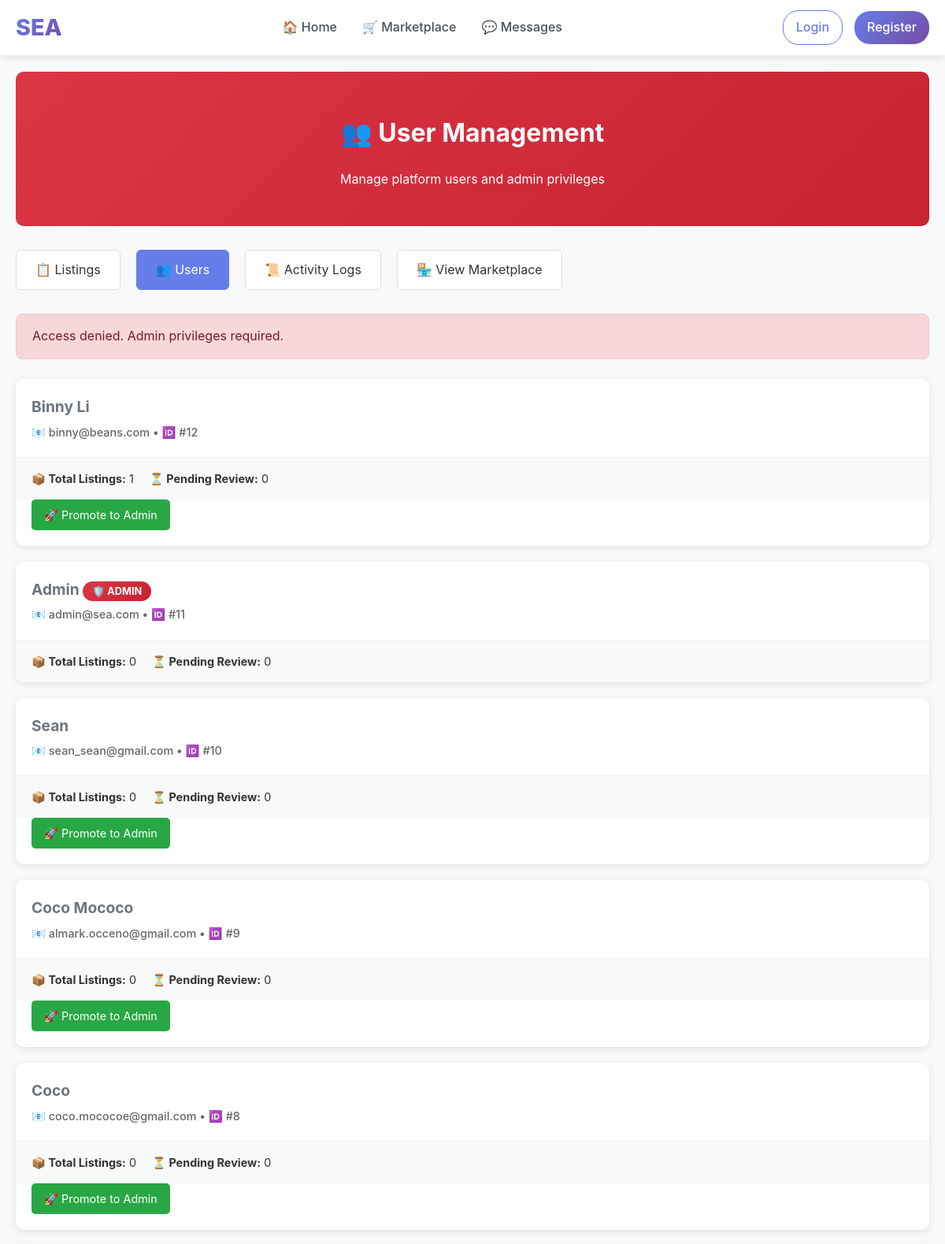
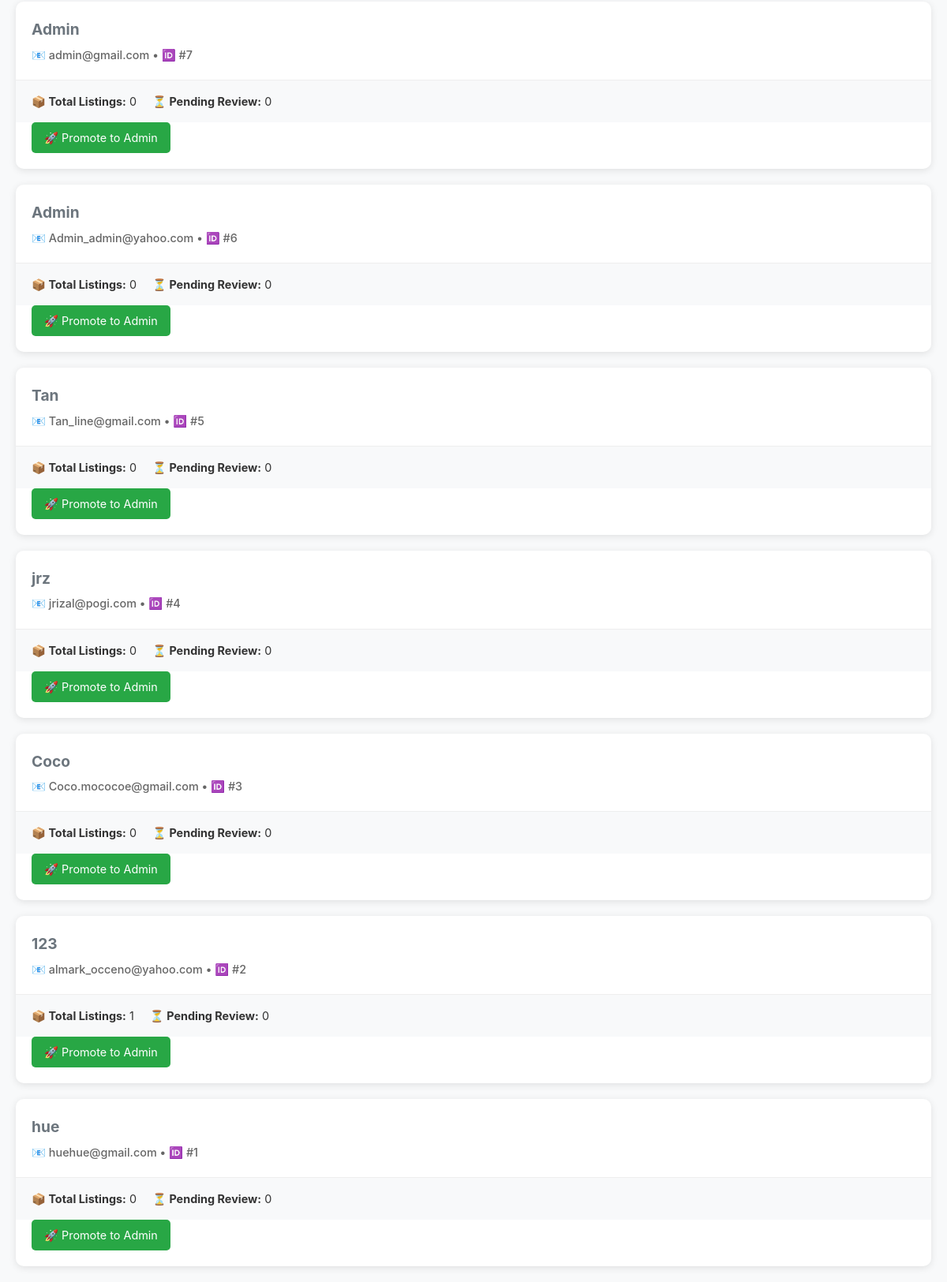
Before: /admin/users with the older database file (2 pictures, top to bottom).
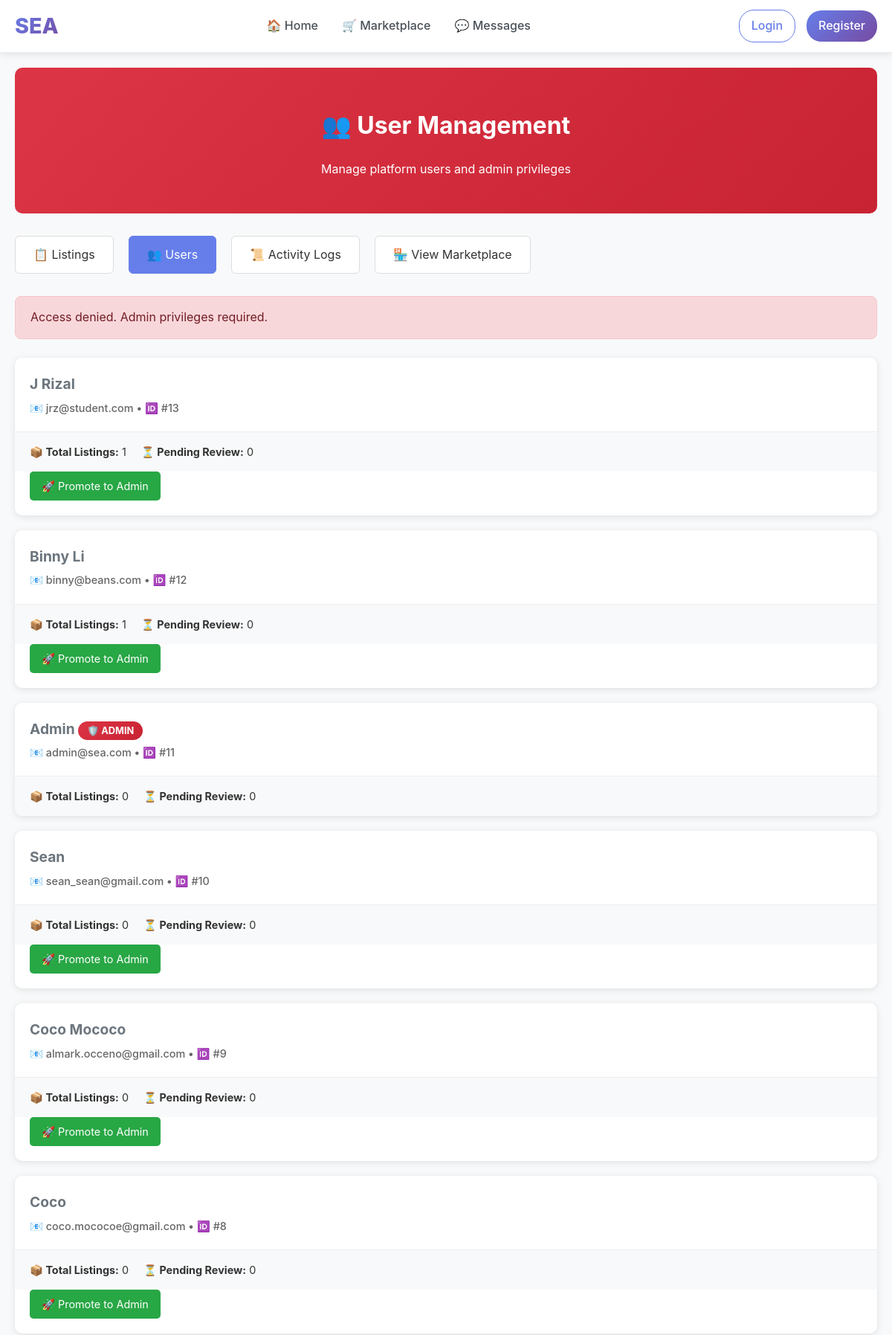
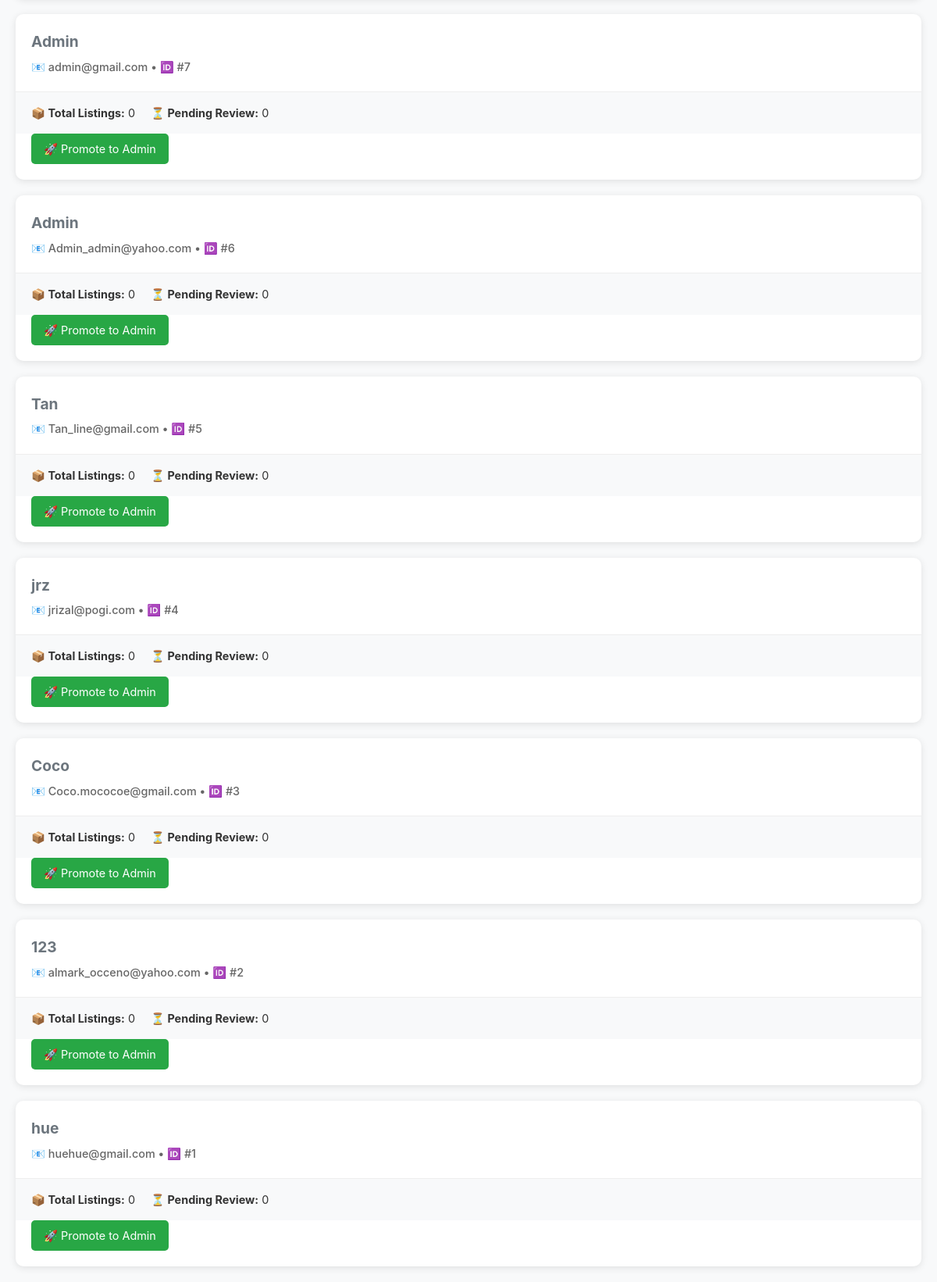
After: the same page with the newer database file (2 pictures, top to bottom).
### tables this page shows
CREATE TABLE students (
        student_id INTEGER PRIMARY KEY AUTOINCREMENT,
        name TEXT NOT NULL,
        email TEXT UNIQUE NOT NULL,
        password TEXT NOT NULL,
        org TEXT
    , is_admin INTEGER DEFAULT 0);

### app.py (the view)
@app.route('/admin/users')
def admin_users():
    if not require_admin():
        return redirect(url_for('home'))
    conn = get_db_connection()
    cur = conn.cursor()
    cur.execute("""
        SELECT s.*,
               COUNT(i.item_id) as item_count,
               COUNT(CASE WHEN i.moderation_status = 'pending' THEN 1 END) as pending_items
        FROM students s
        LEFT JOIN items i ON s.student_id = i.student_id
        GROUP BY s.student_id
        ORDER BY s.student_id DESC
    """)
    users = [dict(row) for row in cur.fetchall()]
    conn.close()
    return render_template('admin/users.html', users=users)

### app.py (called while the page is built, shortened)
def get_db_connection():
    db_path = os.path.join(BASE_DIR, 'database', 'marketplace.db')
    conn = sqlite3.connect(db_path, timeout=30.0)
    conn.row_factory = sqlite3.Row
    conn.execute('PRAGMA journal_mode=WAL;')
    return conn

def require_login():
    if 'user_id' not in session:
        return False

@app.context_processor
def inject_csrf_token():
    return dict(csrf_token=generate_csrf_token)

@app.context_processor
def inject_admin_status():
    return dict(is_admin_user=is_admin())

def is_admin():
    if not require_login():
        return False

def require_admin():
    if not is_admin():
        flash("Access denied. Admin privileges required.", "error")
        return redirect(url_for('home'))
    return True

### templates/admin/users.html (shortened to what this page needs)
{% extends "base.html" %}
{% block content %}
<div class="admin-page">
  <div class="admin-header">
    <h1>👥 User Management</h1>
    <p>Manage platform users and admin privileges</p>
  </div>
  <div class="admin-nav">
    <a href="{{ url_for('admin_dashboard') }}">📋 Listings</a>
    <a href="{{ url_for('admin_users') }}" class="active">👥 Users</a>
    <a href="{{ url_for('admin_logs') }}">📜 Activity Logs</a>
    <a href="{{ url_for('marketplace') }}">🏪 View Marketplace</a>
  </div>
  {% with messages = get_flashed_messages(with_categories=true) %}
    {% if messages %}
      {% for category, message in messages %}
        <div class="alert {{ category }}">
          {{ message }}
        </div>
      {% endfor %}
    {% endif %}
  {% endwith %}
  <div class="users-grid">
    {% for user in users %}
    <div class="user-card">
      <div class="user-header">
        <div class="user-info">
          <div class="user-name">
            {{ user.name }}
            {% if user.is_admin %}
              <span class="admin-badge">🛡️ ADMIN</span>
            {% endif %}
          </div>
          <div class="user-meta">
            📧 {{ user.email }} • 🆔 #{{ user.student_id }}
          </div>
        </div>
      </div>
      <div class="user-stats">
        <div><strong>📦 Total Listings:</strong> {{ user.item_count }}</div>
        <div><strong>⏳ Pending Review:</strong> {{ user.pending_items }}</div>
      </div>
      {% if not user.is_admin and user.student_id != session.user_id %}
      <div class="user-actions">
        <a href="{{ url_for('promote_user', user_id=user.student_id) }}"
           class="btn-action btn-promote"
           onclick="return confirm('Promote {{ user.name }} to admin? This will give them full moderation privileges.')">
          🚀 Promote to Admin
        </a>
      </div>
      {% endif %}
    </div>
    {% endfor %}
  </div>
</div>
{% endblock %}

Changed rows visible on the page:
added students: name "J Rizal", email "jrz@student.com", student_id "13", item_count "1", pending_items "0"
computed for students "almark_occeno@yahoo.com": item_count "1" → "0"
